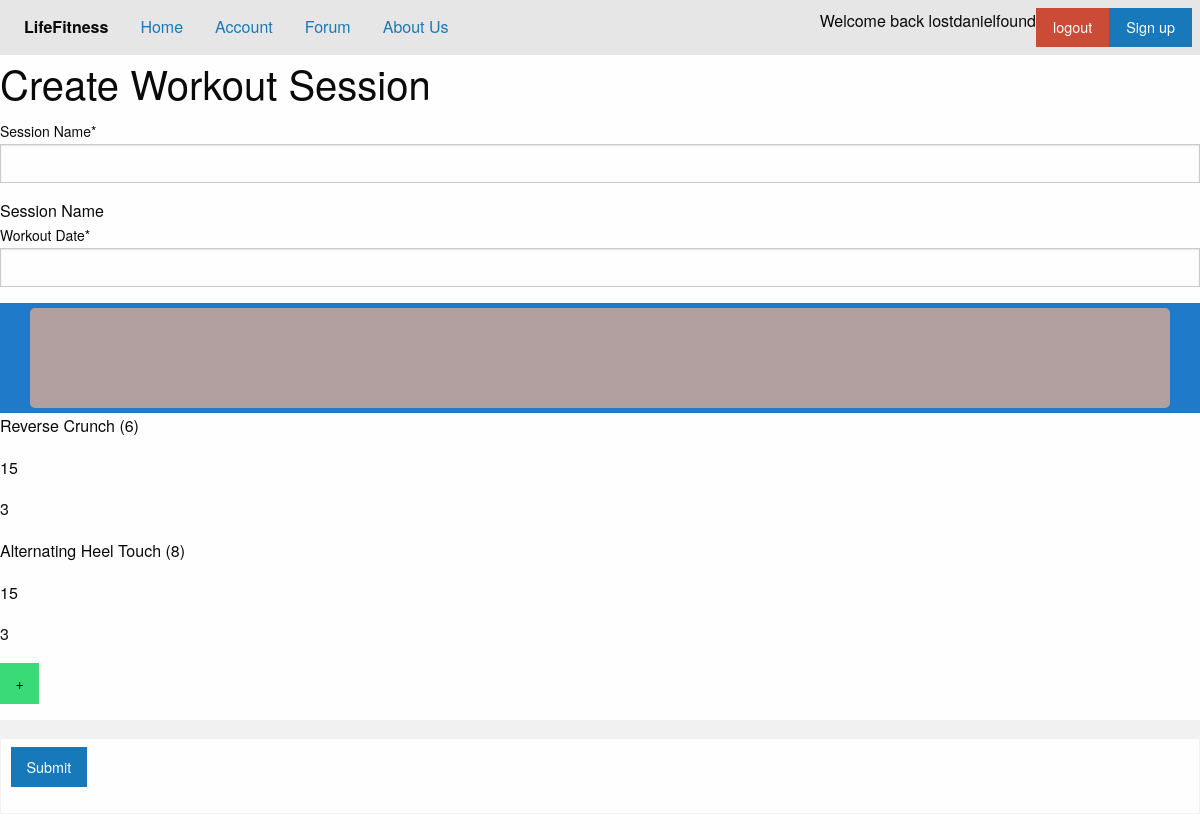
The app's page /account/createworkoutsession/38/ (signed in) with its own data.
### LifeFitness/models.py (models this page shows, shortened)
class Workout(models.Model):
    exerciseName = models.ForeignKey(Exercise, on_delete=models.CASCADE) # name of the exercise
    repCount = models.IntegerField(default=0) # number of complete reps per set in a workout
    setCount = models.IntegerField(default=0) # number of sets user will do during a workout

class Exercise(models.Model):
    name = models.CharField(max_length=200, default="default_value") # name of the exercise
    def __str__(self):
        return(self.name + ' (' + str(self.pk) + ')')

### LifeFitness/views.py (the view)
# urls.py: path('account/createworkoutsession/', views.createWorkoutSession, name="Create-Workout-Session"),
def createWorkoutSession(request, workoutlistID = -1):
    if not request.user.is_authenticated: # If user isn't authenticated
        return redirect('/login')
    if request.method == "POST":
        workoutlistID = request.POST.get("ID", "")
        currentWorkoutSession = Workout_Session.objects.get(pk=workoutlistID)
        currentWorkoutSession.name = request.POST.get("Name", "") # Set the name
        currentWorkoutSession.date = datetime.strptime(request.POST.get("Date", ""), "%m/%d/%Y") # Set the date
        currentWorkoutSession.save()
        return redirect('/account')
    elif request.method == "GET":
        if workoutlistID == -1:
            newWorkoutSession = Workout_Session()
            newWorkoutSession.name = "" # default inital name
            newWorkoutSession.date = datetime(2000, 1, 1) # default date
            newWorkoutSession.fitnesuser = request.user
            newWorkoutSession.save()
            context = {
                'ID': newWorkoutSession.pk,
                'workoutlist': newWorkoutSession.workoutList.all(),
                'form': CreateWorkoutSession(),
            }
        else:
            currentWorkoutSession = Workout_Session.objects.get(pk=workoutlistID) # get the current workout_session
            context = {
                'ID': currentWorkoutSession.pk,
                'workoutlist': currentWorkoutSession.workoutList.all(),
                'form': CreateWorkoutSession(),
            }
    return render(request, 'LifeFitness/createworkoutsession.html', context=context)

### LifeFitness/forms.py (shortened to what this page needs)
class CreateWorkoutSession(forms.Form):
    Name = forms.CharField(label="Session Name", help_text="Session Name")
    Date = forms.DateField(label="Workout Date", widget=forms.DateInput())

### LifeFitness/templates/LifeFitness/createworkoutsession.html (shortened to what this page needs)
{% extends 'base.html' %}
{% load crispy_forms_tags %}
{% block body_content %}
    <h2>Create Workout Session</h2>
    <form method="post">
        <table>
            <tbody>
                {% crispy form %}
                <div class="workout-container">
                    <div class="div-child">
                    {% if ID > 0 %}
                        <tr>
                            <td>
                            </td>
                        </tr>
                        {% for Workout in workoutlist %}
                            <p>{{ Workout.exerciseName }}</p>
                            <p>{{ Workout.repCount }}</p>
                            <p>{{ Workout.setCount }}</p>
                        {% endfor %}
                    {% endif %}
                    </div>
                    <a class="button success" href="/account/createworkout/{{ID}}">+</a>
                </div>
                <tr>
                    <td><button value="OK" class="submit button" type="submit">Submit</button></td>
                </tr>
            </tbody>
        </table>
    </form>
{% endblock body_content %}

### LifeFitness/templates/base.html (shortened to what this page needs)
<!DOCTYPE html>
<html lang="en">
<head>
    {% load static %}
    <link rel="stylesheet" href="{% static 'css/foundation.css' %}" />
    <link rel="stylesheet" href="{% static 'css/app.css' %}" />
</head>
<body>
    {% block navigation_bar %}
    <div class="top-bar">
        <div class="top-bar-left">
            <ul class="menu">
                <li class="menu-text">LifeFitness</li>
                <li><a href="/">Home</a></li>
                <li><a href="/account">Account</a></li>
                <li><a href="/Forum">Forum</a></li>
                <li><a href="/about-us">About Us</a></li>
            </ul>
        </div>
        <div class="top-bar-right">
            <ul class="menu">
                {% if user.is_authenticated %}
                    <li>Welcome back {{ user.username }}</li>
                    <li><a class="alert button" href="/logout">logout</a></li>
                    <li><a class="button" href="/signup">Sign up</a></li>
                {% else %}
                    <li><a class="success button" href="/login">Login</a></li>
                    <li><a class="button" href="/signup">Sign Up</a></li>
                {% endif %}
            </ul>
        </div>
    </div>
    {% endblock navigation_bar %}
    {% block body_content %}{% endblock body_content %}
</body>
</html>

### LifeFitness/static/css/app.css (style rules this page uses)
html, body { margin: 0; height: 100%; overflow: hidden; }
.workout-container { display: flex; flex-direction: row; background-color: rgb(31, 122, 201); justify-content: center; align-items: center; }
.div-child { width: 95%; min-height: 100px; border: 20px; border-color: rgb(153, 22, 22); border-radius: 5px; background-color: hsl(0, 11%, 66%); margin: 5px; }

### records on screen
Workout: exerciseName "Reverse Crunch (6)", repCount "15", setCount "3"
Workout: exerciseName "Alternating Heel Touch (8)", repCount "15", setCount "3"

### other values on screen
{{ user.username }} "lostdanielfound"
